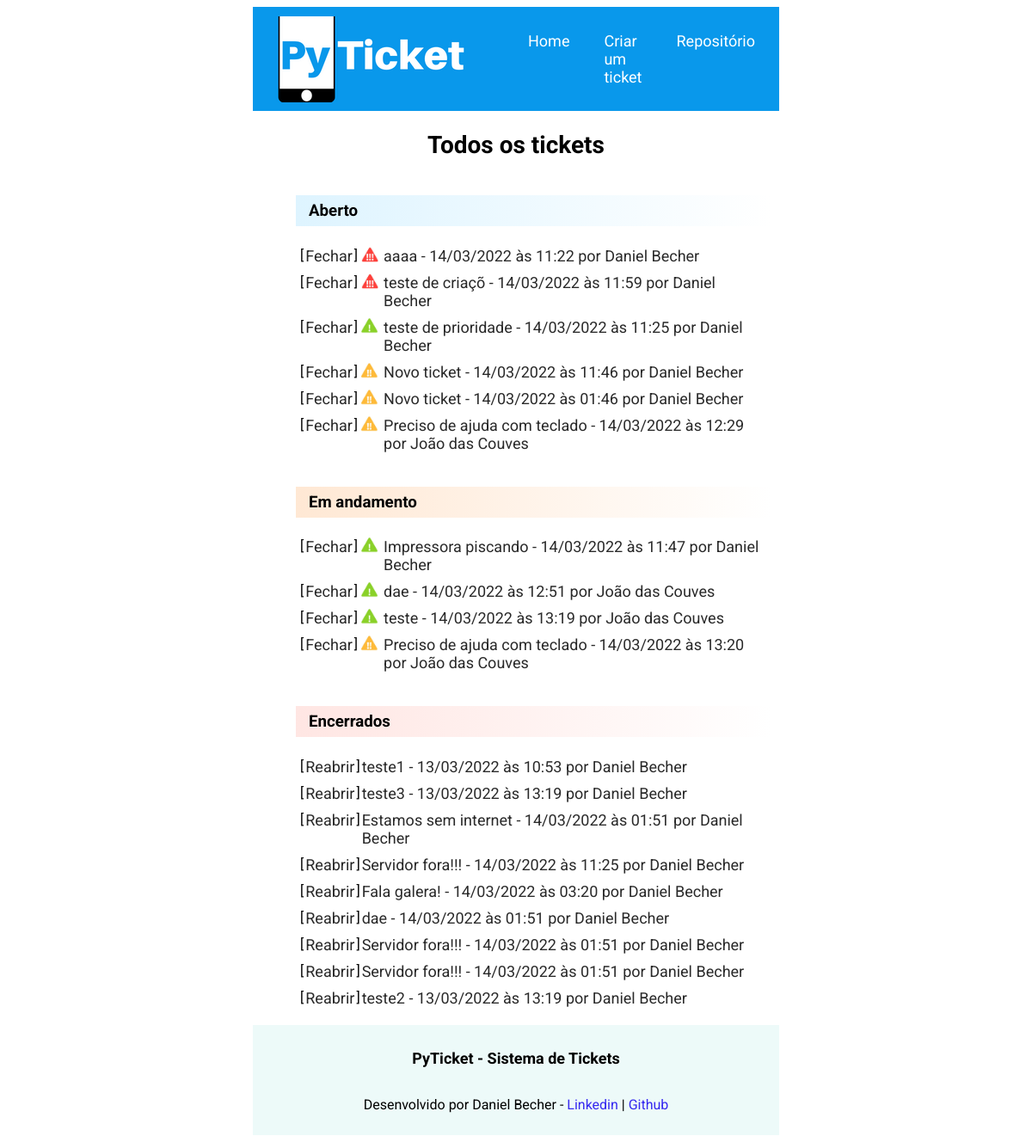
The page /tickets/ (signed in) on the database its author committed.
### ptkt/models.py (models this page shows, shortened)
class Tickets(models.Model):
    assunto = models.CharField(max_length=300, blank=False, null=False)
    descricao = models.TextField(blank=False, null=False)
    usuario = models.ForeignKey(User, on_delete=models.CASCADE)
    data_abertura = models.DateTimeField(auto_now=True)
    status = models.CharField(max_length=20)
    prioridade = models.CharField(max_length=20, blank=False, null=False)
    anexo = models.FileField(upload_to ='uploads/', blank=True, null=True)
    def get_data_ticket(self):
        return self.data_abertura.strftime('%d/%m/%Y')
    def get_hora_ticket(self):
        return self.data_abertura.strftime('%H:%M')
    def get_nome_usuario(self):
        return User.get_full_name(self.usuario)

### ptkt/views.py (the view)
# urls.py: path('tickets/', views.tickets_list),
@login_required(login_url='/login/')
def tickets_list(request):
    pegaEmailStaffs()
    usuario = request.user
    if usuario.is_staff:
        ticket = Tickets.objects.all().order_by('-data_abertura').order_by('prioridade')
        dados = {'tickets': ticket}
        return render(request, 'tickets.html', dados)
    else:
        ticket = Tickets.objects.filter(usuario_id=usuario)
        dados = {'tickets': ticket}
        return render(request, 'tickets.html', dados)

### ptkt/views.py (called while the page is built)
def pegaEmailStaffs():
    staffs = []
    usuarios = User.objects.all().filter(is_staff=True)
    for user in usuarios:
        if user not in staffs:
            staffs.append(user.email)
    return staffs

### templates/tickets.html (shortened to what this page needs)
{% extends "modelo.html" %}
{% block content %}
<section class="tickets">
    <h2 class="tickets__titulo">Todos os tickets</h2>
    <ul class="tickets__lista--abertos">
        <h3 class="tickets__titulo--subtitulo">Aberto</h3>
        {% for ticket in tickets %}
        {% if ticket.status == 'Aberto' %}
        <li class="tickets__lista--item">
            [<a class="tickets__links" href="fecha/?id={{ ticket.id }}">Fechar</a>]<img class="tickets__icone" src="/static/img/{{ticket.prioridade}}.png"><a class="tickets__links" href="ticket/?id={{ ticket.id }}"> {{ ticket.assunto }} - {{ ticket.get_data_ticket }} às {{ ticket.get_hora_ticket }} por {{ ticket.get_nome_usuario }}</a>
        </li>{% endif %} {% endfor %}
    </ul>
    <ul class="tickets__lista--aguardando">
        <h3 class="tickets__titulo--subtituloaguardando">Em andamento</h3>
            {% for ticket in tickets %}
            {% if ticket.status == 'Aguardando' %}
            <li class="tickets__lista--item"> [<a class="tickets__links"href="fecha/?id={{ ticket.id }}">Fechar</a>] <img class="tickets__icone" src="/static/img/{{ticket.prioridade}}.png"> <a class="tickets__links" href="ticket/?id={{ ticket.id }}">{{ ticket.assunto }} - {{ ticket.get_data_ticket }} às {{ ticket.get_hora_ticket }} por {{ ticket.get_nome_usuario }} </a>
            </li> {% endif %} {% endfor %}
    </ul>
    <ul class="tickets__lista--fechados">
        <h3 class="tickets__titulo--subtitulofechado">Encerrados</h3>
            {% for ticket in tickets %}
            {% if ticket.status == 'Fechado' %}
            <li class="tickets__lista--item">[<a class="tickets__links" href="abre/?id={{ ticket.id }}"> Reabrir</a>] <a class="tickets__links" href="ticket/?id={{ ticket.id }}">{{ ticket.assunto }} - {{ ticket.get_data_ticket }} às {{ ticket.get_hora_ticket }} por {{ ticket.get_nome_usuario }}</a>
            </li> {% endif %} {% endfor %}
    </ul>
</section>
{% endblock %}

### static/css/estilos.css (style rules this page uses)
body { font-family: 'Roboto', sans-serif; display: flex; flex-direction: column; align-items: center; }

### static/css/tickets.css (style rules this page uses)
.tickets { width: 50%; }
.tickets__icone { width: 18x; height: 18px; padding: 0 4px; }
.tickets__titulo { display: flex; justify-content: center; font-size: 28px; }
.tickets__titulo--subtitulo { background-image: linear-gradient(to left, rgba(255,0,0,0), #def4ff); display: flex; padding: 7px 15px; }
.tickets__titulo--subtituloaguardando { background-image: linear-gradient(to left, rgba(255,0,0,0), #ffe8d4); display: flex; padding: 7px 15px; }
.tickets__titulo--subtitulofechado { background-image: linear-gradient(to left, rgba(255,0,0,0), #ffe6e3); display: flex; padding: 7px 15px; }
.tickets__lista--abertos { display: flex; flex-direction: column; }
.tickets__lista--aguardando { display: flex; flex-direction: column; }
.tickets__lista--fechados { display: flex; flex-direction: column; }
.tickets__lista--item { display: flex; padding: 5px 5px; }
.tickets__links { font-size: 18px; text-decoration: none; color: #292929; padding: 0 2px; }

### rows shown on the page
Tickets: prioridade (picture), assunto "aaaa", get_data_ticket "14/03/2022", get_hora_ticket "11:22", get_nome_usuario "Daniel Becher"
Tickets: prioridade (picture), assunto "teste de criaçõ", get_data_ticket "14/03/2022", get_hora_ticket "11:59", get_nome_usuario "Daniel Becher"
Tickets: prioridade (picture), assunto "teste de prioridade", get_data_ticket "14/03/2022", get_hora_ticket "11:25", get_nome_usuario "Daniel Becher"
Tickets: prioridade (picture), assunto "Novo ticket", get_data_ticket "14/03/2022", get_hora_ticket "11:46", get_nome_usuario "Daniel Becher"
Tickets: prioridade (picture), assunto "Novo ticket", get_data_ticket "14/03/2022", get_hora_ticket "01:46", get_nome_usuario "Daniel Becher"
Tickets: prioridade (picture), assunto "Preciso de ajuda com teclado", get_data_ticket "14/03/2022", get_hora_ticket "12:29", get_nome_usuario "João das Couves"
Tickets: prioridade (picture), assunto "Impressora piscando", get_data_ticket "14/03/2022", get_hora_ticket "11:47", get_nome_usuario "Daniel Becher"
Tickets: prioridade (picture), assunto "dae", get_data_ticket "14/03/2022", get_hora_ticket "12:51", get_nome_usuario "João das Couves"
Tickets: prioridade (picture), assunto "teste", get_data_ticket "14/03/2022", get_hora_ticket "13:19", get_nome_usuario "João das Couves"
Tickets: prioridade (picture), assunto "Preciso de ajuda com teclado", get_data_ticket "14/03/2022", get_hora_ticket "13:20", get_nome_usuario "João das Couves"
Tickets: assunto "teste1", get_data_ticket "13/03/2022", get_hora_ticket "10:53", get_nome_usuario "Daniel Becher"
Tickets: assunto "teste3", get_data_ticket "13/03/2022", get_hora_ticket "13:19", get_nome_usuario "Daniel Becher"
Tickets: assunto "Estamos sem internet", get_data_ticket "14/03/2022", get_hora_ticket "01:51", get_nome_usuario "Daniel Becher"
Tickets: assunto "Servidor fora!!!", get_data_ticket "14/03/2022", get_hora_ticket "11:25", get_nome_usuario "Daniel Becher"
Tickets: assunto "Fala galera!", get_data_ticket "14/03/2022", get_hora_ticket "03:20", get_nome_usuario "Daniel Becher"
Tickets: assunto "dae", get_data_ticket "14/03/2022", get_hora_ticket "01:51", get_nome_usuario "Daniel Becher"
Tickets: assunto "Servidor fora!!!", get_data_ticket "14/03/2022", get_hora_ticket "01:51", get_nome_usuario "Daniel Becher"
Tickets: assunto "Servidor fora!!!", get_data_ticket "14/03/2022", get_hora_ticket "01:51", get_nome_usuario "Daniel Becher"
Tickets: assunto "teste2", get_data_ticket "13/03/2022", get_hora_ticket "13:19", get_nome_usuario "Daniel Becher"
